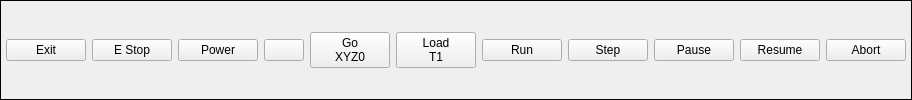
        <widget class="QFrame" name="gridFrame">
         <property name="frameShape">
          <enum>QFrame::Box</enum>
         </property>
         <layout class="QGridLayout" name="gridLayout_2">
          <property name="leftMargin">
           <number>5</number>
          </property>
          <property name="topMargin">
           <number>5</number>
          </property>
          <property name="rightMargin">
           <number>5</number>
          </property>
          <property name="bottomMargin">
           <number>5</number>
          </property>
          <item row="0" column="10">
           <widget class="ActionButton" name="actionbutton">
            <property name="text">
             <string>Abort</string>
            </property>
            <property name="actionName" stdset="0">
             <string>program.abort</string>
            </property>
           </widget>
          </item>
          <item row="0" column="8">
           <widget class="ActionButton" name="actionbutton_3">
            <property name="text">
             <string>Pause</string>
            </property>
            <property name="actionName" stdset="0">
             <string>program.pause</string>
            </property>
           </widget>
          </item>
          <item row="0" column="9">
           <widget class="ActionButton" name="actionbutton_2">
            <property name="text">
             <string>Resume</string>
            </property>
            <property name="actionName" stdset="0">
             <string>program.resume</string>
            </property>
           </widget>
          </item>
          <item row="0" column="7">
           <widget class="ActionButton" name="actionbutton_8">
            <property name="text">
             <string>Step</string>
            </property>
            <property name="actionName" stdset="0">
             <string>program.step</string>
            </property>
           </widget>
          </item>
          <item row="0" column="6">
           <widget class="ActionButton" name="actionbutton_9">
            <property name="text">
             <string>Run</string>
            </property>
            <property name="actionName" stdset="0">
             <string>program.run</string>
            </property>
           </widget>
          </item>
          <item row="0" column="2">
           <widget class="ActionButton" name="actionbutton_5">
            <property name="text">
             <string>Power</string>
            </property>
            <property name="checkable">
             <bool>true</bool>
            </property>
            <property name="actionName" stdset="0">
             <string>machine.power.toggle</string>
            </property>
           </widget>
          </item>
          <item row="0" column="3">
           <widget class="ActionButton" name="actionbutton_4">
            <property name="rules" stdset="0">
             <string>[{&quot;channels&quot;: [{&quot;url&quot;: &quot;status:joint[0].homed&quot;, &quot;trigger&quot;: true}, {&quot;url&quot;: &quot;status:joint[1].homed&quot;, &quot;trigger&quot;: true}, {&quot;url&quot;: &quot;status:joint[2].homed&quot;, &quot;trigger&quot;: false}], &quot;property&quot;: &quot;Text&quot;, &quot;expression&quot;: &quot;'Homed' if ch[0] and ch[1] and ch[2] else 'Home\\nAll'&quot;, &quot;name&quot;: &quot;All Homed&quot;}, {&quot;channels&quot;: [{&quot;url&quot;: &quot;status:joint[0].homed&quot;, &quot;trigger&quot;: true}, {&quot;url&quot;: &quot;status:joint[1].homed&quot;, &quot;trigger&quot;: false}, {&quot;url&quot;: &quot;status:joint[2].homed&quot;, &quot;trigger&quot;: false}], &quot;property&quot;: &quot;Style Sheet&quot;, &quot;expression&quot;: &quot;\&quot;background-color:rgb(138, 226, 52)\&quot; if ch[0] and ch[1] and ch[2] else ''&quot;, &quot;name&quot;: &quot;Back Color&quot;}]</string>
            </property>
            <property name="actionName" stdset="0">
             <string>machine.home.all</string>
            </property>
           </widget>
          </item>
          <item row="0" column="1">
           <widget class="ActionButton" name="actionbutton_6">
            <property name="text">
             <string>E Stop</string>
            </property>
            <property name="checkable">
             <bool>true</bool>
            </property>
            <property name="actionName" stdset="0">
             <string>machine.estop.toggle</string>
            </property>
           </widget>
          </item>
          <item row="0" column="0">
           <widget class="QPushButton" name="exitButton">
            <property name="text">
             <string>Exit</string>
            </property>
           </widget>
          </item>
          <item row="0" column="5">
           <widget class="MDIButton" name="mdibutton_25">
            <property name="text">
             <string>Load
T1</string>
            </property>
            <property name="MDICommand" stdset="0">
             <string>T1 M6</string>
            </property>
           </widget>
          </item>
          <item row="0" column="4">
           <widget class="MDIButton" name="mdibutton_24">
            <property name="text">
             <string>Go
XYZ0</string>
            </property>
            <property name="MDICommand" stdset="0">
             <string>G0 X0 Y0 Z0</string>
            </property>
           </widget>
          </item>
         </layout>
        </widget>
